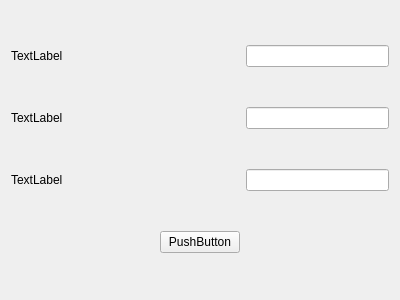
<?xml version="1.0" encoding="UTF-8"?>
<ui version="4.0">
 <class>CompanyStructDesigner</class>
 <widget class="QWidget" name="CompanyStructDesigner">
  <property name="geometry">
   <rect>
    <x>0</x>
    <y>0</y>
    <width>400</width>
    <height>300</height>
   </rect>
  </property>
  <property name="windowTitle">
   <string>Form</string>
  </property>
  <layout class="QGridLayout" name="gridLayout">
   <item row="0" column="0">
    <widget class="QLabel" name="label">
     <property name="text">
      <string>TextLabel</string>
     </property>
    </widget>
   </item>
   <item row="0" column="2">
    <widget class="QLineEdit" name="lineEdit"/>
   </item>
   <item row="1" column="0">
    <widget class="QLabel" name="label_2">
     <property name="text">
      <string>TextLabel</string>
     </property>
    </widget>
   </item>
   <item row="1" column="2">
    <widget class="QLineEdit" name="lineEdit_2"/>
   </item>
   <item row="2" column="0">
    <widget class="QLabel" name="label_3">
     <property name="text">
      <string>TextLabel</string>
     </property>
    </widget>
   </item>
   <item row="2" column="2">
    <widget class="QLineEdit" name="lineEdit_3"/>
   </item>
   <item row="3" column="0">
    <spacer name="horizontalSpacer">
     <property name="orientation">
      <enum>Qt::Horizontal</enum>
     </property>
     <property name="sizeHint" stdset="0">
      <size>
       <width>142</width>
       <height>20</height>
      </size>
     </property>
    </spacer>
   </item>
   <item row="3" column="1">
    <widget class="QPushButton" name="pushButton">
     <property name="text">
      <string>PushButton</string>
     </property>
    </widget>
   </item>
   <item row="3" column="2">
    <spacer name="horizontalSpacer_2">
     <property name="orientation">
      <enum>Qt::Horizontal</enum>
     </property>
     <property name="sizeHint" stdset="0">
      <size>
       <width>142</width>
       <height>20</height>
      </size>
     </property>
    </spacer>
   </item>
  </layout>
 </widget>
 <resources/>
 <connections/>
</ui>
